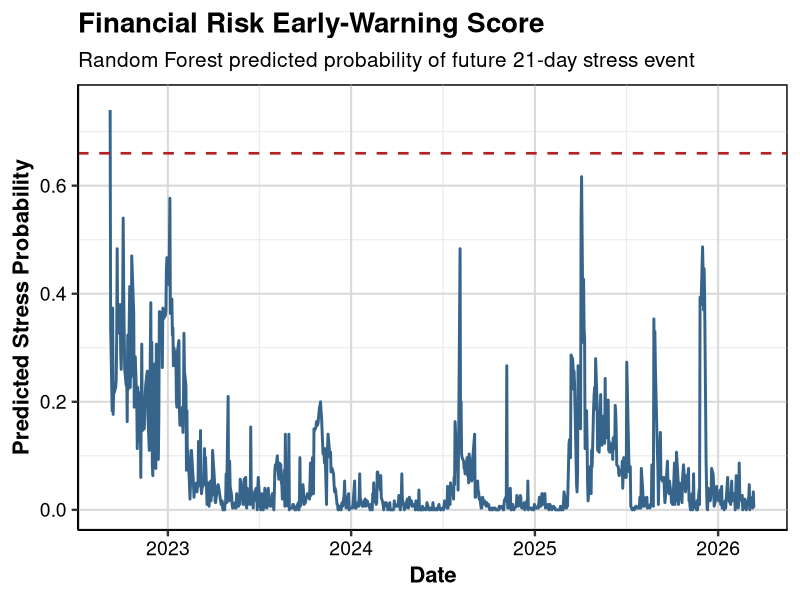
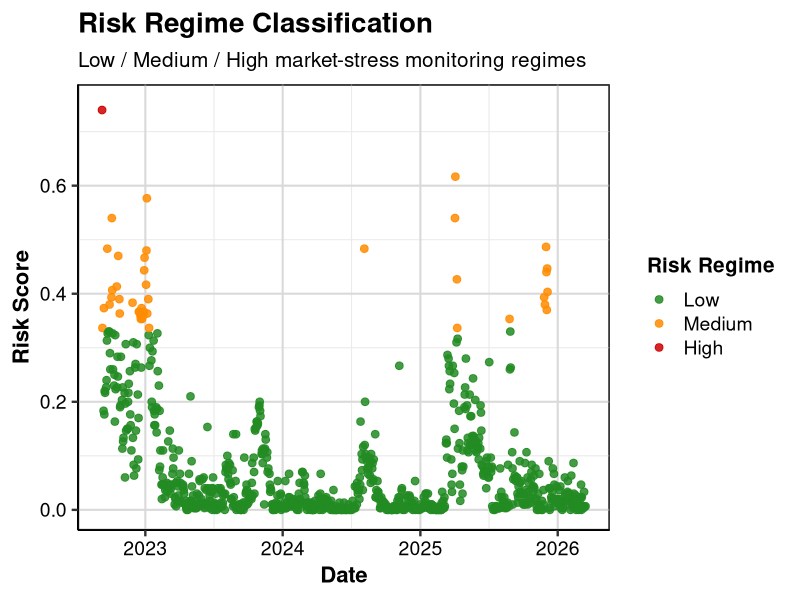
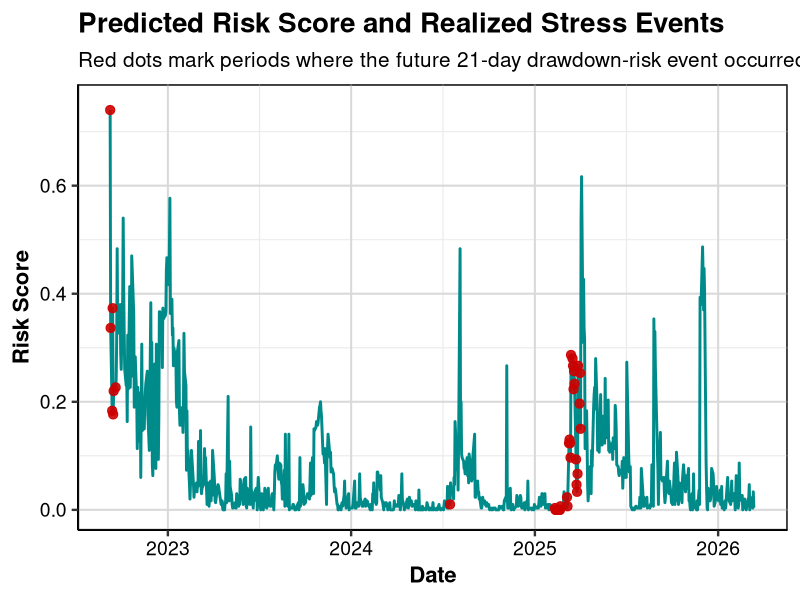

Generate these figures, in order, with R:

# Generate figures, risk regimes, and high-risk alert outputs


library(dplyr)
library(ggplot2)

# -----------------------------
# 1. Read predictions
# -----------------------------
preds <- read.csv("outputs/tables/walkforward_predictions.csv")

preds$date <- as.Date(preds$date)

if ("train_end_date" %in% names(preds)) {
  preds$train_end_date <- as.Date(preds$train_end_date)
}

# Use Random Forest probability as the main risk score
preds$risk_score <- preds$rf_prob

# -----------------------------
# 2. Define risk regimes
# -----------------------------
preds$risk_regime <- cut(
  preds$risk_score,
  breaks = c(-Inf, 0.33, 0.66, Inf),
  labels = c("Low", "Medium", "High")
)

# Force order for legend/colors
preds$risk_regime <- factor(
  preds$risk_regime,
  levels = c("Low", "Medium", "High")
)

# -----------------------------
# 3. Save outputs
# -----------------------------
dir.create("outputs/alerts", recursive = TRUE, showWarnings = FALSE)
dir.create("outputs/tables", recursive = TRUE, showWarnings = FALSE)
dir.create("outputs/figures", recursive = TRUE, showWarnings = FALSE)

alerts <- preds %>%
  filter(risk_regime == "High") %>%
  select(date, actual, risk_score, risk_regime, train_end_date)

write.csv(
  alerts,
  "outputs/alerts/high_risk_alerts.csv",
  row.names = FALSE
)

write.csv(
  preds,
  "outputs/tables/risk_regime_timeline.csv",
  row.names = FALSE
)

# -----------------------------
# 4. Helper: save readable PNG
# -----------------------------
save_plot_png <- function(plot_obj, filename, width = 14, height = 7, res = 300) {
  if (capabilities("cairo")) {
    png(
      filename = filename,
      width = width,
      height = height,
      units = "in",
      res = res,
      bg = "white",
      type = "cairo"
    )
  } else {
    png(
      filename = filename,
      width = width,
      height = height,
      units = "in",
      res = res,
      bg = "white"
    )
  }
  
  print(plot_obj)
  dev.off()
}

# -----------------------------
# 5. Common theme
# -----------------------------
my_theme <- theme_bw(base_size = 18) +
  theme(
    plot.title = element_text(size = 20, face = "bold", color = "black"),
    plot.subtitle = element_text(size = 15, color = "black"),
    axis.title = element_text(size = 16, face = "bold", color = "black"),
    axis.text = element_text(size = 14, color = "black"),
    legend.title = element_text(size = 15, face = "bold", color = "black"),
    legend.text = element_text(size = 14, color = "black"),
    legend.position = "right",
    panel.background = element_rect(fill = "white", color = "black"),
    plot.background = element_rect(fill = "white", color = "white"),
    legend.background = element_rect(fill = "white", color = "white"),
    legend.key = element_rect(fill = "white", color = "white"),
    panel.grid.major = element_line(color = "grey85", linewidth = 0.7),
    panel.grid.minor = element_line(color = "grey92", linewidth = 0.4),
    axis.line = element_line(color = "black", linewidth = 0.6)
  )

# Set common y-axis upper bound
ymax <- max(0.75, max(preds$risk_score, na.rm = TRUE))

# -----------------------------
# 6. Figure 1: Risk score timeline
# -----------------------------
p1 <- ggplot(preds, aes(x = date, y = risk_score)) +
  geom_line(color = "steelblue4", linewidth = 1.0) +
  geom_hline(
    yintercept = 0.66,
    color = "firebrick",
    linetype = "dashed",
    linewidth = 0.9
  ) +
  labs(
    title = "Financial Risk Early-Warning Score",
    subtitle = "Random Forest predicted probability of future 21-day stress event",
    x = "Date",
    y = "Predicted Stress Probability"
  ) +
  scale_y_continuous(limits = c(0, ymax)) +
  my_theme

save_plot_png(
  plot_obj = p1,
  filename = "outputs/figures/risk_score_timeline.png",
  width = 14,
  height = 7,
  res = 300
)

# -----------------------------
# 7. Figure 2: Risk regime classification
# -----------------------------
p2 <- ggplot(preds, aes(x = date, y = risk_score, color = risk_regime)) +
  geom_point(size = 2.3, alpha = 0.85) +
  scale_color_manual(
    values = c(
      "Low" = "forestgreen",
      "Medium" = "darkorange",
      "High" = "red3"
    )
  ) +
  labs(
    title = "Risk Regime Classification",
    subtitle = "Low / Medium / High market-stress monitoring regimes",
    x = "Date",
    y = "Risk Score",
    color = "Risk Regime"
  ) +
  scale_y_continuous(limits = c(0, ymax)) +
  my_theme

save_plot_png(
  plot_obj = p2,
  filename = "outputs/figures/risk_regime_classification.png",
  width = 14,
  height = 7,
  res = 300
)

# -----------------------------
# 8. Figure 3: Stress-event overlay
# -----------------------------
event_points <- preds %>%
  filter(actual == 1)

p3 <- ggplot(preds, aes(x = date, y = risk_score)) +
  geom_line(color = "darkcyan", linewidth = 1.0) +
  geom_point(
    data = event_points,
    aes(x = date, y = risk_score),
    color = "red3",
    size = 2.8,
    alpha = 0.9
  ) +
  labs(
    title = "Predicted Risk Score and Realized Stress Events",
    subtitle = "Red dots mark periods where the future 21-day drawdown-risk event occurred",
    x = "Date",
    y = "Risk Score"
  ) +
  scale_y_continuous(limits = c(0, ymax)) +
  my_theme

save_plot_png(
  plot_obj = p3,
  filename = "outputs/figures/stress_event_overlay.png",
  width = 14,
  height = 7,
  res = 300
)

# -----------------------------
# 9. Console message
# -----------------------------
cat("Output generation completed successfully.\n")
cat("Created files:\n")
cat("outputs/alerts/high_risk_alerts.csv\n")
cat("outputs/tables/risk_regime_timeline.csv\n")
cat("outputs/figures/risk_score_timeline.png\n")
cat("outputs/figures/risk_regime_classification.png\n")
cat("outputs/figures/stress_event_overlay.png\n")
